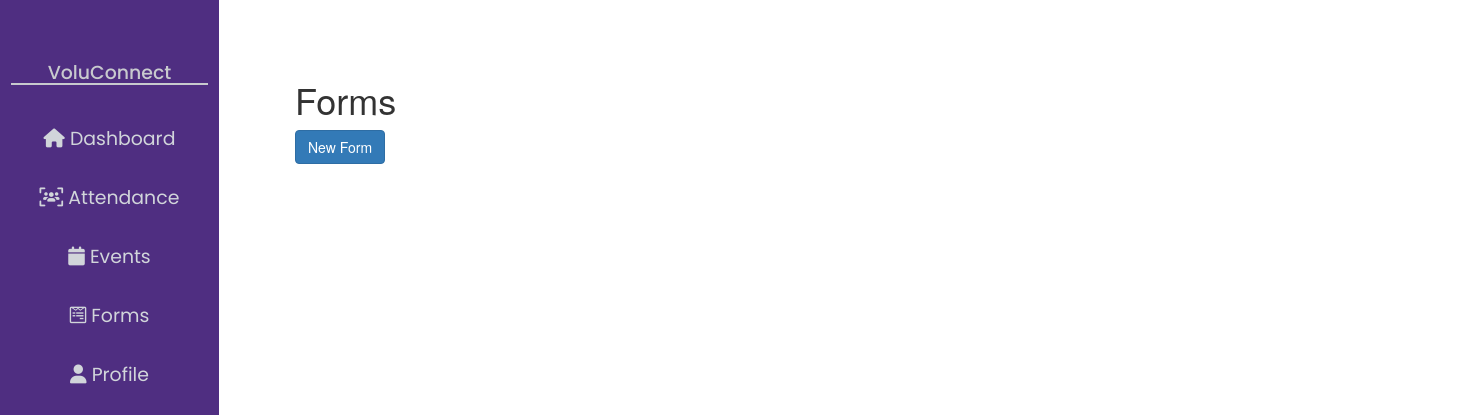
The app's page /form-creator/forms/ (signed in), older data.
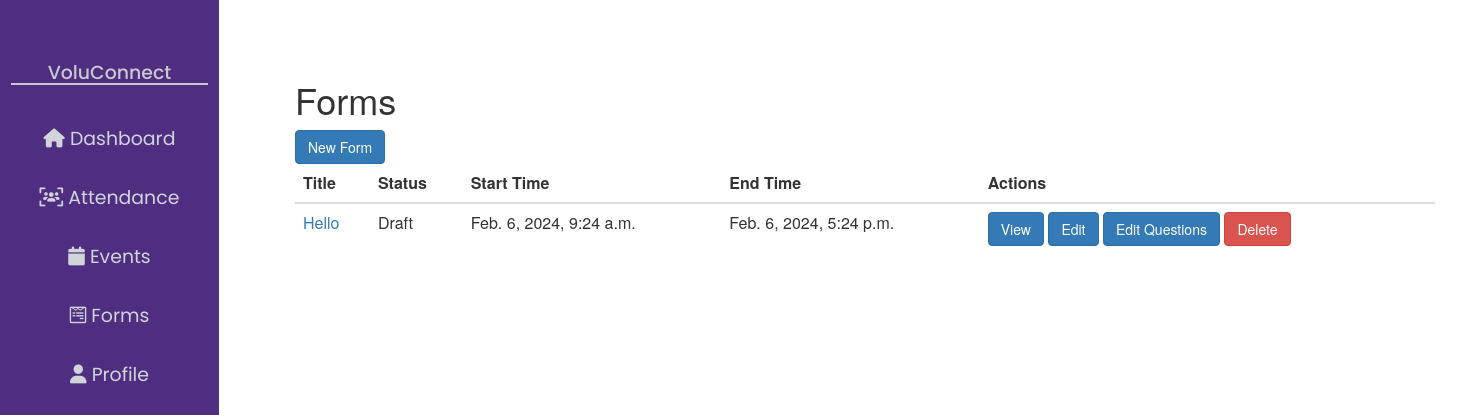
The same page, newer data.
### form_creator/models.py (models this page shows, shortened)
class Form(models.Model):
    class StatusChoices(models.TextChoices):
        DRAFT = "draft", "Draft"
        ACTIVE = "active", "Active"
        INACTIVE = "inactive", "Inactive"
    owner = models.ForeignKey(User, on_delete=models.CASCADE)
    editors = models.ManyToManyField(User, related_name="editors", blank=True)
    title = models.CharField(max_length=150)
    slug = models.SlugField(max_length=150)
    description = models.TextField(blank=True)
    created_dt = models.DateTimeField(auto_now_add=True)
    start_dt = models.DateTimeField(
        default=timezone.now,
        verbose_name="Start on",
    )
    end_dt = models.DateTimeField(
        blank=True,
        null=True,
        help_text="Leave blank for no end date.",
        verbose_name="End on",
    )
    status = models.CharField(
        max_length=10,
        choices=StatusChoices.choices,
        default=StatusChoices.DRAFT,
        help_text="This form will be available to users only when status is "
        "active and the current date is between the start and end dates.",
    )
    objects = FormManager()
    class Meta:
        db_table = "fc_form"
        ordering = ["status", "-created_dt"]
    def can_edit(self, user: User, staff_can_edit: bool = True) -> bool:
        if not user or not user.is_authenticated:
            return False
        return any(
            [
                staff_can_edit and user.is_staff,
                user.username == self.owner.username,
                user in self.editors.all(),
            ]
        )
    def can_delete(self, user: User) -> bool:
        if not user or not user.is_authenticated:
            return False
        return any([user.is_staff, user.username == self.owner.username])
    def can_complete_form(self, user: User) -> bool:
        if not user or not user.is_authenticated:
            return False
        if not self.is_live():
            return False
        if self.can_edit(user, False):
            return False
        return not bool(self.completed_by(user))
    def get_absolute_url(self) -> str:
        return reverse(f"{url_prefix}form_detail", args=[self.id, self.slug])
    def get_edit_url(self) -> str:
        return reverse(f"{url_prefix}form_edit", args=[self.id, self.slug])
    def get_delete_url(self) -> str:
        return reverse(f"{url_prefix}form_delete", args=[self.id, self.slug])
    def get_edit_questions_url(self) -> str:
        return reverse(
            f"{url_prefix}form_questions_edit",
            args=[self.id, self.slug],
        )
    def is_live(self) -> bool:
        if not self.status == self.StatusChoices.ACTIVE:
            return False
        if self.end_dt and self.end_dt < timezone.now():
            return False
        if self.start_dt > timezone.now():
            return False
        return True

### form_creator/views.py (the view)
# urls.py: path("forms/", views.FormListView.as_view(), name="form_list"),
class FormListView(FormBaseView, ListView):
    def get_queryset(self) -> QuerySet[fc_models.Form]:
        if self.request.user.is_staff:
            return self.model.objects.all()
        qs = self.model.get_editable_forms(self.request.user)
        qs |= self.model.objects.live()
        return qs

### form_creator/managers.py (called while the page is built)
    def get_queryset(self):
        return FormsQueryset(self.model, using=self._db)

### form_creator/templatetags/form_creator_tags.py (called while the page is built)
@register.filter
def can_edit_form(form: fc_models.Form, user: User) -> bool:
    return form.can_edit(user)

@register.filter
def can_delete_form(form: fc_models.Form, user: User) -> bool:
    return form.can_delete(user)

@register.filter
def can_complete_form(form: fc_models.Form, user: User) -> bool:
    return form.can_complete_form(user)

### form_creator/templates/form_creator/form_list.html (shortened to what this page needs)
{% extends 'base.html'%}
{% load form_creator_tags %}
{% load static %}
{% block content %}
<div class="sidenav">
  <h3>VoluConnect</h3>
  <a {% block nav_dashboard %}{% endblock %} href="{% url 'dashboard' %}">
      <i class="fa fa-home"></i>
      <span class="sidenav-text">Dashboard</span>
  </a>
  <a {% block nav_attendance %}{% endblock %} href="{% url 'attendance' %}">
      <i class="fa fa-users-viewfinder"></i>
      <span class="sidenav-text">Attendance</span>
  </a>
  <a {% block nav_events %}{% endblock %} href="{% url 'events' %}">
      <i class="fa fa-calendar"></i>
      <span class="sidenav-text">Events</span>
  </a>
  <a {% block nav_forms %}{% endblock %} href="{% url 'form_creator:form_list' %}">
      <i class="fa-brands fa-wpforms"></i>
      <span class="sidenav-text">Forms</span>
  </a>
  <a {% block nav_profile %}{% endblock %} href="{% url 'profile' %}">
      <i class="fa fa-user"></i>
      <span class="sidenav-text">Profile</span>
  </a>
</div>
<div class="d-flex justify-content-between align-items-center">
  <h1>Forms</h1>
  {% if perms.form_creator.add_form %}
    <a class="btn btn-primary" href="{% url 'form_creator:form_create' %}">New Form</a>
  {% endif %}
</div>
  {% for object in object_list %}
<table class="table mt-5">
  <thead>
    <tr>
      <th scope="col">Title</th>
      <th scope="col">Status</th>
      <th scope="col">Start Time</th>
      <th scope="col">End Time</th>
      <th scope="col">Actions</th>
  </thead>
  <tbody>
    <tr>
      <td>
        <a href="{{ object.get_absolute_url }}">{{ object.title }}</a>
      </td>
      <td>{{ object.get_status_display }}</td>
      <td>{{ object.start_dt }}</td>
      <td>{{ object.end_dt }}</td>
      <td>
        <a href="{{ object.get_absolute_url }}" class="btn btn-primary">
          View
        </a>
        {% if object|can_edit_form:request.user %}
        <a href="{{ object.get_edit_url }}" class="btn btn-primary">
          Edit
        </a>
        <a href="{{ object.get_edit_questions_url }}" class="btn btn-primary">
          Edit Questions
        </a>
        {% endif %}
        {% if object|can_delete_form:request.user %}
        <a href="{{ object.get_delete_url }}" class="btn btn-danger">
          Delete
        </a>
        {% endif %}
      </td>
    </tr>
  </tbody>
</table>
{% endfor %}
{% endblock %}

Row changes from the older to the newer data that the page shows:
added Form: title "Hello", status "Draft", start_dt "Feb. 6, 2024, 9:24 a.m.", end_dt "Feb. 6, 2024, 5:24 p.m."
